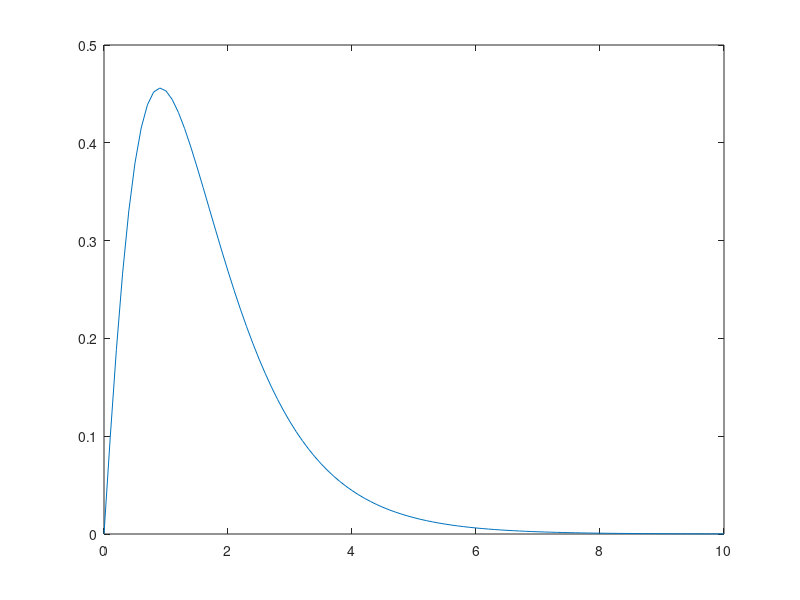

The MATLAB source for this figure:
clear;
clc;
%h)
num=[1 6];
den=[1 6 11 6];
[r,p,k]=residue(num,den);

M1=abs(r(1));
M2=abs(r(2));
M3=abs(r(3));

fi1=angle(r(1))*180/pi;
fi2=angle(r(2))*180/pi;
fi3=angle(r(3))*180/pi;

t=[0:0.1:10];
y=1.5*exp(-3*t)-4*exp(-2*t)+2.5*exp(-t);
plot(t,y);